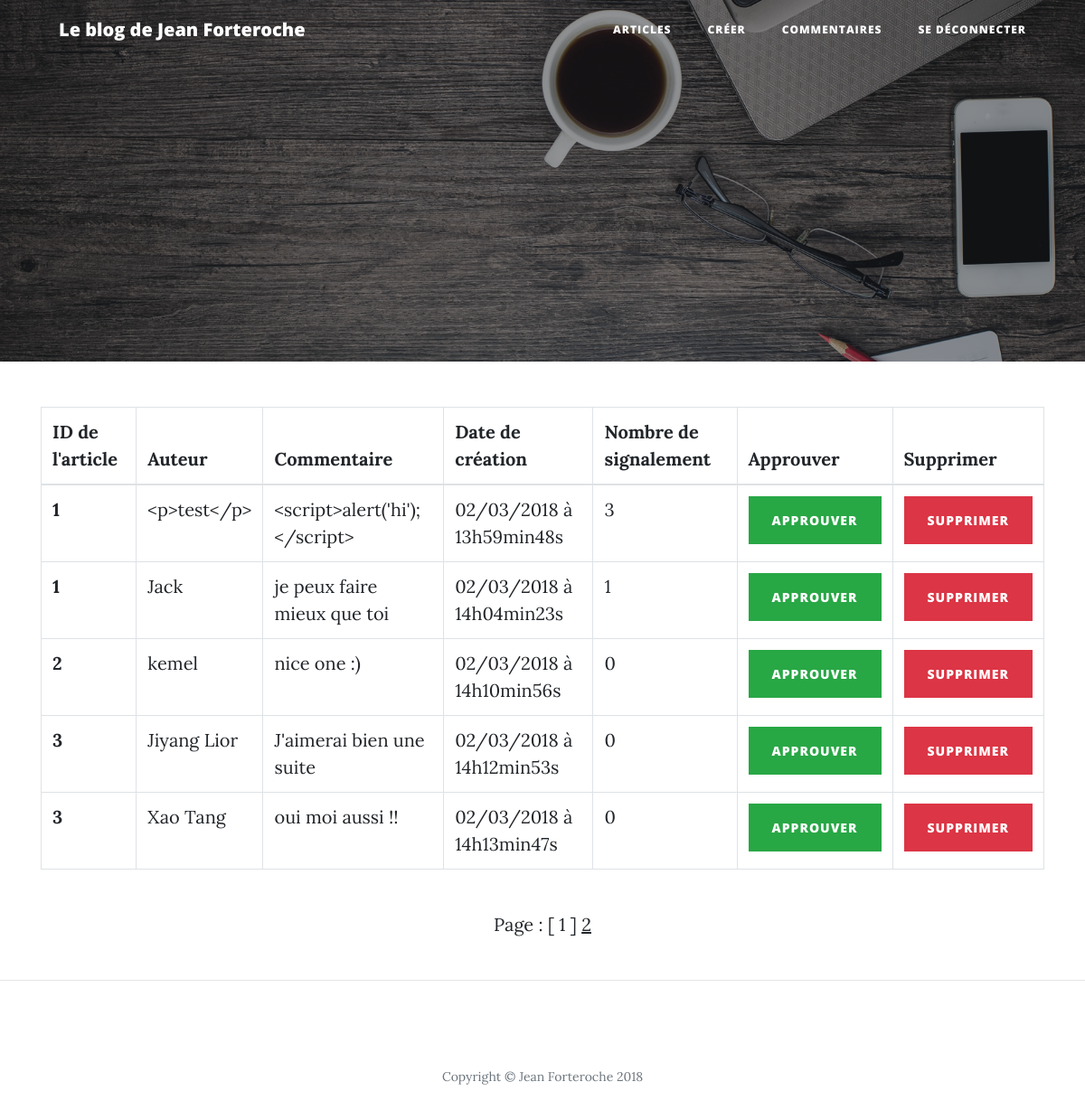
Screenshot of /admin.php?action=comments (signed in) with the database file from the repository.
### tables this page shows
CREATE TABLE IF NOT EXISTS `comments` (
  `id` int(11) NOT NULL AUTO_INCREMENT,
  `chapter_id` int(11) NOT NULL,
  `author` varchar(255) NOT NULL,
  `comment` text NOT NULL,
  `comment_date` datetime NOT NULL,
  `report_nb` int(11) NOT NULL,
  PRIMARY KEY (`id`)
);

### controller/backend/CrudController.php (called while the page is built, shortened)
<?php
require_once(__DIR__ . "/../../model/backend/CrudModel.php");
class CrudController
{
    private $_crud;
    public function __construct()
    {
      $obj = new Crud();
      $this->_crud = $obj;
    }
  	public function getAllComments()
  	{
        $commentsPerPage=5;
        $total = $this->_crud->getallcomments();
        $numberOfPages=ceil($total/$commentsPerPage);
        if(isset($_GET['page']))
        {
            $currentPage=intval($_GET['page']);
            if($currentPage == 0)
            {
              header("Location: error.php");
              exit();
            }
            elseif ($currentPage>$numberOfPages) {
              $currentPage=$numberOfPages;
            }
        }
        else
        {
          $currentPage=1;
        }
        $firstEntry=($currentPage-1)*$commentsPerPage;
    		$result = $this->_crud->readComments($firstEntry, $commentsPerPage);
    		require('view/backend/commentsManagement.php');
  	}
}

### model/dbManager.php (called while the page is built)
<?php
class Manager {
	protected function dbConnect()
	{
		try
		{
			$db = new PDO('mysql:host=localhost;dbname=project_8;charset=utf8', 'root', '', array(PDO::ATTR_ERRMODE => PDO::ERRMODE_EXCEPTION));
			return $db;
		}
		catch(Exception $e)
		{
		    die('Erreur : '.$e->getMessage());
		}
	}
}

### model/backend/CrudModel.php (called while the page is built, shortened)
<?php
class Crud extends Manager
{
	private $_db;
	public function __construct()
	{
		$this->_db = $this->dbConnect();
    }
	public function readComments($firstEntry, $commentsPerPage)
	{
		$allComments = $this->_db->query('SELECT id, chapter_id, author, report_nb, comment, DATE_FORMAT(comment_date, \'%d/%m/%Y à %Hh%imin%ss\') AS comment_date_fr FROM comments ORDER BY report_nb DESC LIMIT '.$firstEntry.', '.$commentsPerPage.'');
		$allComments->execute(array($firstEntry, $commentsPerPage));
		return $allComments;
	}
	public function getallcomments()
	{
        $total_return= $this->_db->query('SELECT COUNT(*) AS total FROM comments');
        $total_data= $total_return->fetch(PDO::FETCH_ASSOC);
        $total=$total_data['total'];
        return $total;
	}
}

### view/backend/commentsManagement.php (the view, shortened to what this page needs)
    <div class="container">
      <div class="row">
        <div class="col-lg-12 col-md-10 mx-auto">
          <?php
            if ($result->rowCount() == 0) {?>
              <p style="text-align: center;">Il n'y a pas de commentaires à modérer pour le moment</p>
            <?php
            }
            else
            { ?>
               <div class="table-responsive">
               <table class="table table-bordered">
            <thead>
              <tr>
                <th scope="col">ID de l'article</th>
                <th scope="col">Auteur</th>
                <th scope="col">Commentaire</th>
                <th scope="col">Date de création</th>
                <th scope="col">Nombre de signalement</th>
                <th scope="col">Approuver</th>
                <th scope="col">Supprimer</th>
              </tr>
            </thead>
            <tbody>
              <?php
        while ($data = $result->fetch(PDO::FETCH_ASSOC))
        {
        ?>
        <tr>
          <th scope="row"><?= $data['chapter_id']; ?></th>
          <td><?= htmlspecialchars($data['author']); ?></td>
          <td><?= htmlspecialchars($data['comment']); ?></td>
          <td><?= $data['comment_date_fr']; ?></td>
          <td><?= $data['report_nb']; ?></td>
          <td>
            <button type="button" class="btn btn-success" onclick="approveComment('<?= $data['author']; ?>', '<?= $data['id'];?>');">Approuver</button>
          </td>
          <td>
            <button type="button" class="btn btn-danger" onclick="delcomment('<?= $data['author']; ?>', '<?= $data['id'];?>');">Supprimer</button>
          </td>
        </tr>
              <?php
              }
              ?>
            </tbody>
          </table>
          </div>
          <?php
          echo '<p style="text-align: center;">Page : ';
          for($i=1; $i<=$numberOfPages; $i++)
          {
               if($i==$currentPage)
               {
                   echo ' [ '.$i.' ] ';
               }
               else
               {
                    echo ' <a href="admin.php?action=comments&amp;page='.$i.'">'.$i.'</a> ';
               }
          }
          echo '</p>';
          }
          ?>
        </div>
      </div>
    </div>
<hr>
<?php require('template.php'); ?>

### rows the page displays
comments: chapter "1", author "<p>test</p>", comment "<script>alert('hi');</script>", comment_date_fr "02/03/2018 à 13h59min48s", report_nb "3"
comments: chapter "1", author "Jack", comment "je peux faire mieux que toi", comment_date_fr "02/03/2018 à 14h04min23s", report_nb "1"
comments: chapter "2", author "kemel", comment "nice one :)", comment_date_fr "02/03/2018 à 14h10min56s", report_nb "0"
comments: chapter "3", author "Jiyang Lior", comment "J'aimerai bien une suite", comment_date_fr "02/03/2018 à 14h12min53s", report_nb "0"
comments: chapter "3", author "Xao Tang", comment "oui moi aussi !!", comment_date_fr "02/03/2018 à 14h13min47s", report_nb "0"
